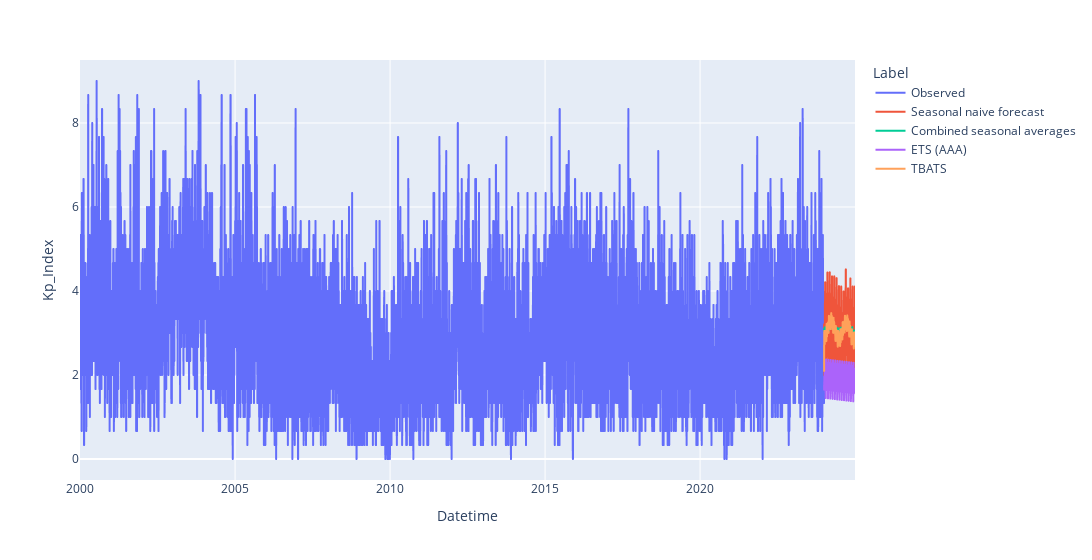

The code cell stored with this chart in its notebook:
### Code cell
tbats_forecast = pd.DataFrame({"Kp_Index": tbats_model.predict(fh=forecast_index),
                        "Label": "TBATS"},
                       index=forecast_index)

px.line(pd.concat((df_observed, naive_preds_df, combined_seasonal_average_preds_df, ets_aaa, tbats_forecast)), y="Kp_Index", color="Label", width=1600)

### Figure 1 — Plotly figure (JSON) as saved in the notebook; plotly's stock layout.template omitted (floating-point values rounded to 4 significant figures; data arrays with more than 128 entries replaced by an {"elided": "..."} marker saying what was removed)
{"data": [{"hovertemplate": "Label=Observed<br>Datetime=%{x}<br>Kp_Index=%{y}<extra></extra>", "legendgroup": "Observed", "line": {"color": "#636efa", "dash": "solid"}, "marker": {"symbol": "circle"}, "mode": "lines", "name": "Observed", "showlegend": true, "type": "scattergl", "x": {"elided": "8766 str values"}, "xaxis": "x", "y": {"elided": "8766 float values"}, "yaxis": "y"}, {"hovertemplate": "Label=Seasonal naive forecast<br>Datetime=%{x}<br>Kp_Index=%{y}<extra></extra>", "legendgroup": "Seasonal naive forecast", "line": {"color": "#EF553B", "dash": "solid"}, "marker": {"symbol": "circle"}, "mode": "lines", "name": "Seasonal naive forecast", "showlegend": true, "type": "scattergl", "x": {"elided": "365 str values"}, "xaxis": "x", "y": {"elided": "365 float values"}, "yaxis": "y"}, {"hovertemplate": "Label=Combined seasonal averages<br>Datetime=%{x}<br>Kp_Index=%{y}<extra></extra>", "legendgroup": "Combined seasonal averages", "line": {"color": "#00cc96", "dash": "solid"}, "marker": {"symbol": "circle"}, "mode": "lines", "name": "Combined seasonal averages", "showlegend": true, "type": "scattergl", "x": {"elided": "365 str values"}, "xaxis": "x", "y": {"elided": "365 float values"}, "yaxis": "y"}, {"hovertemplate": "Label=ETS (AAA)<br>Datetime=%{x}<br>Kp_Index=%{y}<extra></extra>", "legendgroup": "ETS (AAA)", "line": {"color": "#ab63fa", "dash": "solid"}, "marker": {"symbol": "circle"}, "mode": "lines", "name": "ETS (AAA)", "showlegend": true, "type": "scattergl", "x": {"elided": "365 str values"}, "xaxis": "x", "y": {"elided": "365 float values"}, "yaxis": "y"}, {"hovertemplate": "Label=TBATS<br>Datetime=%{x}<br>Kp_Index=%{y}<extra></extra>", "legendgroup": "TBATS", "line": {"color": "#FFA15A", "dash": "solid"}, "marker": {"symbol": "circle"}, "mode": "lines", "name": "TBATS", "showlegend": true, "type": "scattergl", "x": {"elided": "365 str values"}, "xaxis": "x", "y": {"elided": "365 float values"}, "yaxis": "y"}], "layout": {"legend": {"title": {"text": "Label"}, "tracegroupgap": 0}, "margin": {"t": 60}, "width": 1600, "xaxis": {"anchor": "y", "domain": [0, 1], "title": {"text": "Datetime"}}, "yaxis": {"anchor": "x", "domain": [0, 1], "title": {"text": "Kp_Index"}}}}
